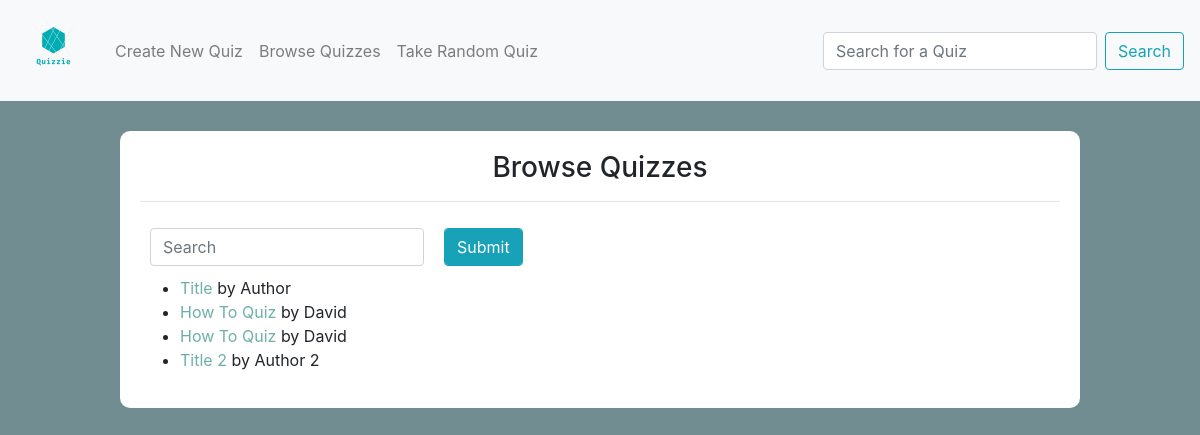
/all-quizzes, run on an earlier commit of the app's database.
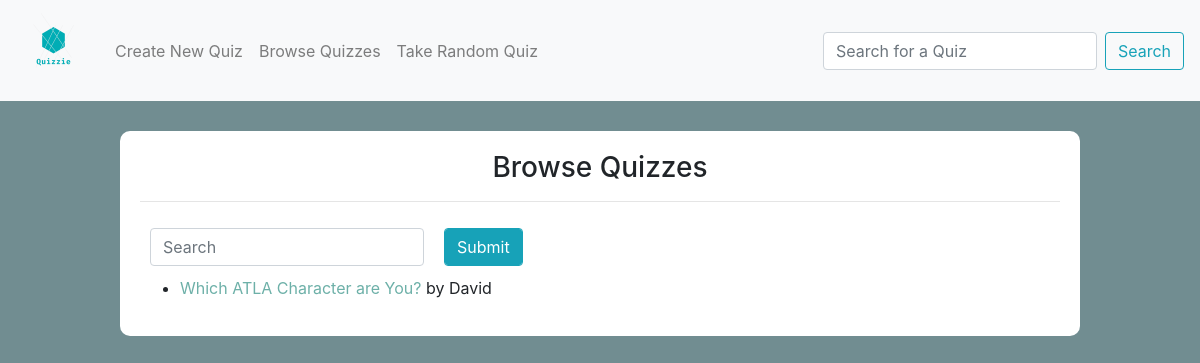
And on a later commit of the database.
### quizapp/models.py (models this page shows, shortened)
class Quiz(models.Model):
    title = models.CharField(max_length=64)
    author = models.CharField(max_length=64)
    url = models.CharField(max_length=16, null=True)

### quizapp/views.py (the view)
# urls.py: path('all-quizzes', views.quiz_list, name="quiz-list"),
def quiz_list(request):
    try:
        quizzes = getSearchResults(request.GET['search'])
        context = {
            "quizzes": quizzes,
            "search": request.GET['search']
        }
    except:
        quizzes = Quiz.objects.all()
        context = {
            "quizzes": quizzes
        }
    return render(request, 'quizapp/quiz-list.html', context)

### quizapp/templates/quizapp/quiz-list.html (shortened to what this page needs)
{% extends 'quizapp/layout.html' %}
{% block body %}
<div class="container-fluid list-container">
    <div class="row">
        <div class="col text-center">
            <h3>Browse Quizzes</h3>
            <hr>
        </div>
    </div>
    <div class="row" id="search-row">
        <div class="col">
            <form class="form form-inline" action="/all-quizzes">
                <input type="text" name="search" class="form-control" placeholder="Search" id="quiz-list-search-input" aria-label="search">
                <input type="submit" class="btn btn-info form-control" id="quiz-list-search-button">
            </form>
        </div>
    </div>
    <ul id="quiz-list">
        {% if quizzes %}
    {% for quiz in quizzes %}
        <li>
            <a href="/quiz/{{quiz.url}}">{{ quiz.title }}</a> by {{ quiz.author }}
        </li>
    {% endfor %}
        {% else %}
        <li>No Results matching "{{ search }}"</li>
        {% endif %}
    </ul>
</div>
{% endblock %}

### quizapp/templates/quizapp/layout.html (shortened to what this page needs)
<!DOCTYPE html>
<html lang="en">
<head>
    <link rel="stylesheet" href="https://stackpath.bootstrapcdn.com/bootstrap/4.1.3/css/bootstrap.min.css">
    {% load static %}
    <link href="{% static 'stylesheets/style.css' %}" rel="stylesheet">
</head>
<body>
  {% if navbar_exempt %}
  {% else %}
  <nav class="navbar navbar-expand-md navbar-light bg-light">
        <a class="navbar-brand" href="{% url 'home' %}">
          <img src="{% static 'images/logo_transparent.png' %}" style="width:75px;">
        </a>
      <div class="collapse navbar-collapse" id="navbarSupportedContent">
            <ul class="navbar-nav mr-auto">
                <li class="nav-item">
                    <a class="nav-link" href="{% url 'new-quiz' %}">Create New Quiz</a>
                </li>
                <li class="nav-item">
                    <a class="nav-link" href="{% url 'quiz-list' %}">Browse Quizzes</a>
                </li>
                <li class="nav-item">
                    <a class="nav-link" href="{% url 'random-quiz' %}">Take Random Quiz</a>
                </li>
            </ul>
            <form action='{% url "quiz-list" %}' class="form-inline my-2 my-lg-0">
              <input class="form-control mr-sm-2" name="search" type="search" placeholder="Search for a Quiz" aria-label="Search">
              <button class="btn btn-outline-info my-2 my-sm-0" type="submit">Search</button>
            </form>
      </div>
  </nav>
  {% endif %}
{% block body %}
{% endblock %}
</body>
</html>

### quizapp/static/stylesheets/style.css (style rules this page uses)
body { background-color: #718d91; }
.make-quiz-container, .take-quiz-container, .list-container { width: 80%; height: auto; background: white; border-radius: 10px; margin-top: 30px; padding: 20px; }
.make-quiz-container input, .make-quiz-container label, .take-quiz-container input, .take-quiz-container label, .list-container input, .list-container label { margin: 10px; }
a, a:hover { color: #6db0a8; }

What changed in the data, as far as the page shows it:
removed Quiz: title "Title", author "Author"
removed Quiz: title "How To Quiz", author "David"
removed Quiz: title "How To Quiz", author "David"
removed Quiz: title "Title 2", author "Author 2"
added Quiz: title "Which ATLA Character are You?", author "David"
